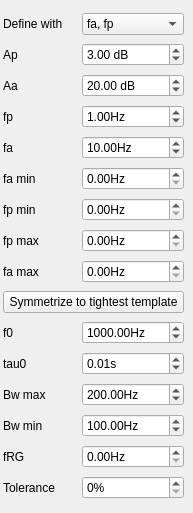
                <widget class="QWidget" name="scrollAreaWidgetContents_4">
                 <property name="geometry">
                  <rect>
                   <x>0</x>
                   <y>0</y>
                   <width>193</width>
                   <height>513</height>
                  </rect>
                 </property>
                 <property name="sizePolicy">
                  <sizepolicy hsizetype="Ignored" vsizetype="Preferred">
                   <horstretch>0</horstretch>
                   <verstretch>0</verstretch>
                  </sizepolicy>
                 </property>
                 <layout class="QGridLayout" name="gridLayout_32">
                  <property name="leftMargin">
                   <number>3</number>
                  </property>
                  <property name="rightMargin">
                   <number>9</number>
                  </property>
                  <item row="2" column="0">
                   <widget class="QLabel" name="label_aa">
                    <property name="text">
                     <string>Aa</string>
                    </property>
                   </widget>
                  </item>
                  <item row="16" column="1">
                   <widget class="QDoubleSpinBox" name="tol_box">
                    <property name="enabled">
                     <bool>true</bool>
                    </property>
                    <property name="suffix">
                     <string>%</string>
                    </property>
                    <property name="decimals">
                     <number>0</number>
                    </property>
                    <property name="minimum">
                     <double>0.000000000000000</double>
                    </property>
                    <property name="maximum">
                     <double>100.000000000000000</double>
                    </property>
                    <property name="singleStep">
                     <double>0.500000000000000</double>
                    </property>
                   </widget>
                  </item>
                  <item row="7" column="0">
                   <widget class="QLabel" name="label_fpmax">
                    <property name="text">
                     <string>fp max</string>
                    </property>
                   </widget>
                  </item>
                  <item row="6" column="1">
                   <widget class="ScienDSpinBox" name="fp_min_box">
                    <property name="enabled">
                     <bool>true</bool>
                    </property>
                    <property name="suffix">
                     <string>Hz</string>
                    </property>
                    <property name="maximum">
                     <double>1000000000.000000000000000</double>
                    </property>
                   </widget>
                  </item>
                  <item row="5" column="1">
                   <widget class="ScienDSpinBox" name="fa_min_box">
                    <property name="enabled">
                     <bool>true</bool>
                    </property>
                    <property name="suffix">
                     <string>Hz</string>
                    </property>
                    <property name="maximum">
                     <double>999999999.000000000000000</double>
                    </property>
                   </widget>
                  </item>
                  <item row="4" column="0">
                   <widget class="QLabel" name="label_fa">
                    <property name="text">
                     <string>fa</string>
                    </property>
                   </widget>
                  </item>
                  <item row="3" column="1">
                   <widget class="ScienDSpinBox" name="fp_box">
                    <property name="enabled">
                     <bool>true</bool>
                    </property>
                    <property name="suffix">
                     <string>Hz</string>
                    </property>
                    <property name="maximum">
                     <double>1000000000.000000000000000</double>
                    </property>
                    <property name="value">
                     <double>1.000000000000000</double>
                    </property>
                   </widget>
                  </item>
                  <item row="4" column="1">
                   <widget class="ScienDSpinBox" name="fa_box">
                    <property name="enabled">
                     <bool>true</bool>
                    </property>
                    <property name="suffix">
                     <string>Hz</string>
                    </property>
                    <property name="maximum">
                     <double>1000000000.000000000000000</double>
                    </property>
                    <property name="value">
                     <double>10.000000000000000</double>
                    </property>
                   </widget>
                  </item>
                  <item row="13" column="0">
                   <widget class="QLabel" name="label_bwmin">
                    <property name="text">
                     <string>Bw min</string>
                    </property>
                   </widget>
                  </item>
                  <item row="12" column="1">
                   <widget class="ScienDSpinBox" name="bw_max_box">
                    <property name="enabled">
                     <bool>true</bool>
                    </property>
                    <property name="suffix">
                     <string>Hz</string>
                    </property>
                    <property name="maximum">
                     <double>100000000.000000000000000</double>
                    </property>
                    <property name="singleStep">
                     <double>1.000000000000000</double>
                    </property>
                    <property name="value">
                     <double>200.000000000000000</double>
                    </property>
                   </widget>
                  </item>
                  <item row="13" column="1">
                   <widget class="ScienDSpinBox" name="bw_min_box">
                    <property name="enabled">
                     <bool>true</bool>
                    </property>
                    <property name="suffix">
                     <string>Hz</string>
                    </property>
                    <property name="maximum">
                     <double>100000000.000000000000000</double>
                    </property>
                    <property name="value">
                     <double>100.000000000000000</double>
                    </property>
                   </widget>
                  </item>
                  <item row="8" column="0">
                   <widget class="QLabel" name="label_famax">
                    <property name="text">
                     <string>fa max</string>
                    </property>
                   </widget>
                  </item>
                  <item row="1" column="1">
                   <widget class="QDoubleSpinBox" name="ap_box">
                    <property name="enabled">
                     <bool>true</bool>
                    </property>
                    <property name="contextMenuPolicy">
                     <enum>Qt::DefaultContextMenu</enum>
                    </property>
                    <property name="prefix">
                     <string/>
                    </property>
                    <property name="suffix">
                     <string> dB</string>
                    </property>
                    <property name="minimum">
                     <double>0.000000000000000</double>
                    </property>
                    <property name="maximum">
                     <double>1000000.000000000000000</double>
                    </property>
                    <property name="value">
                     <double>3.000000000000000</double>
                    </property>
                   </widget>
                  </item>
                  <item row="11" column="0">
                   <widget class="QLabel" name="label_tau0">
                    <property name="text">
                     <string>tau0</string>
                    </property>
                   </widget>
                  </item>
                  <item row="5" column="0">
                   <widget class="QLabel" name="label_famin">
                    <property name="text">
                     <string>fa min</string>
                    </property>
                   </widget>
                  </item>
                  <item row="7" column="1">
                   <widget class="ScienDSpinBox" name="fp_max_box">
                    <property name="enabled">
                     <bool>true</bool>
                    </property>
                    <property name="suffix">
                     <string>Hz</string>
                    </property>
                    <property name="maximum">
                     <double>1000000000.000000000000000</double>
                    </property>
                   </widget>
                  </item>
                  <item row="0" column="1">
                   <widget class="QComboBox" name="define_with_box">
                    <property name="enabled">
                     <bool>true</bool>
                    </property>
                    <item>
                     <property name="text">
                      <string>fa, fp</string>
                     </property>
                    </item>
                    <item>
                     <property name="text">
                      <string>f0, Bw</string>
                     </property>
                    </item>
                   </widget>
                  </item>
                  <item row="3" column="0">
                   <widget class="QLabel" name="label_fp">
                    <property name="text">
                     <string>fp</string>
                    </property>
                   </widget>
                  </item>
                  <item row="2" column="1">
                   <widget class="QDoubleSpinBox" name="aa_box">
                    <property name="enabled">
                     <bool>true</bool>
                    </property>
                    <property name="prefix">
                     <string/>
                    </property>
                    <property name="suffix">
                     <string> dB</string>
                    </property>
                    <property name="minimum">
                     <double>0.000000000000000</double>
                    </property>
                    <property name="maximum">
                     <double>1000000.000000000000000</double>
                    </property>
                    <property name="value">
                     <double>20.000000000000000</double>
                    </property>
                   </widget>
                  </item>
                  <item row="15" column="1">
                   <widget class="ScienDSpinBox" name="frg_box">
                    <property name="enabled">
                     <bool>true</bool>
                    </property>
                    <property name="suffix">
                     <string>Hz</string>
                    </property>
                    <property name="maximum">
                     <double>1000000000.000000000000000</double>
                    </property>
                    <property name="singleStep">
                     <double>1.000000000000000</double>
                    </property>
                   </widget>
                  </item>
                  <item row="12" column="0">
                   <widget class="QLabel" name="label_bwmax">
                    <property name="text">
                     <string>Bw max</string>
                    </property>
                   </widget>
                  </item>
                  <item row="15" column="0">
                   <widget class="QLabel" name="label_fRG">
                    <property name="text">
                     <string>fRG</string>
                    </property>
                   </widget>
                  </item>
                  <item row="10" column="0">
                   <widget class="QLabel" name="label_f0">
                    <property name="text">
                     <string>f0</string>
                    </property>
                   </widget>
                  </item>
                  <item row="6" column="0">
                   <widget class="QLabel" name="label_fpmin">
                    <property name="text">
                     <string>fp min</string>
                    </property>
                   </widget>
                  </item>
                  <item row="11" column="1">
                   <widget class="ScienDSpinBox" name="tau0_box">
                    <property name="enabled">
                     <bool>true</bool>
                    </property>
                    <property name="suffix">
                     <string>s</string>
                    </property>
                    <property name="singleStep">
                     <double>1.000000000000000</double>
                    </property>
                    <property name="value">
                     <double>0.010000000000000</double>
                    </property>
                   </widget>
                  </item>
                  <item row="10" column="1">
                   <widget class="ScienDSpinBox" name="f0_box">
                    <property name="enabled">
                     <bool>true</bool>
                    </property>
                    <property name="suffix">
                     <string>Hz</string>
                    </property>
                    <property name="minimum">
                     <double>0.000000000000000</double>
                    </property>
                    <property name="maximum">
                     <double>1000000000.000000000000000</double>
                    </property>
                    <property name="singleStep">
                     <double>1.000000000000000</double>
                    </property>
                    <property name="value">
                     <double>1000.000000000000000</double>
                    </property>
                   </widget>
                  </item>
                  <item row="1" column="0">
                   <widget class="QLabel" name="label_ap">
                    <property name="text">
                     <string>Ap</string>
                    </property>
                   </widget>
                  </item>
                  <item row="8" column="1">
                   <widget class="ScienDSpinBox" name="fa_max_box">
                    <property name="enabled">
                     <bool>true</bool>
                    </property>
                    <property name="suffix">
                     <string>Hz</string>
                    </property>
                    <property name="maximum">
                     <double>1000000000.000000000000000</double>
                    </property>
                    <property name="singleStep">
                     <double>1.000000000000000</double>
                    </property>
                   </widget>
                  </item>
                  <item row="16" column="0">
                   <widget class="QLabel" name="label_tolerance">
                    <property name="text">
                     <string>Tolerance</string>
                    </property>
                   </widget>
                  </item>
                  <item row="0" column="0">
                   <widget class="QLabel" name="label_definewith">
                    <property name="text">
                     <string>Define with</string>
                    </property>
                   </widget>
                  </item>
                  <item row="9" column="0" colspan="2">
                   <widget class="QPushButton" name="symmetrize_btn">
                    <property name="text">
                     <string>Symmetrize to tightest template</string>
                    </property>
                   </widget>
                  </item>
                 </layout>
                </widget>
